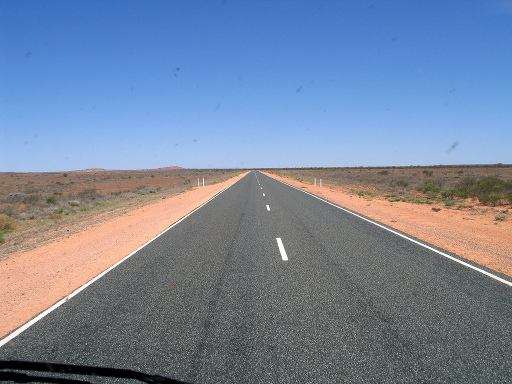
#> input picture hw2/data/img02.jpg, 512 x 384 px, given in place of organized-0.jpg, which was not available
$ python run_motion.py   (older library calls are emulated)
#> lines starting #> are read from the running program, lines starting #| are printed output that depends on the picture; pictures that were not available may be replaced by others from this repository, and a replacement may not be noted
import os
import numpy as np
import cv2
from scipy.interpolate import RectBivariateSpline
from skimage.filters import apply_hysteresis_threshold

from PIL import Image, ImageDraw
from matplotlib import pyplot as plt
import math

def lucas_kanade_affine(img1, img2, p, Gx, Gy):
    # Form affine matrix M
    p1, p2, p3, p4, p5, p6 = p
    M = np.array([[1+p1, p3, p5], [p2, 1+p4, p6]])  # (2,3) matrix

    # img1: I(t)
    img1_h, img1_w = img1.shape

    # See how template I(t) --M--> I(t+1) would have transformed
    img1_origin = np.array([0, 0, 1])
    img1_end = np.array([img1_w-1, img1_h-1, 1])

    warped_origin_x, warped_origin_y = np.dot(M, img1_origin)
    warped_end_x, warped_end_y = np.dot(M, img1_end)

    # Create meshgrid of the warped I(t)
    warped_x_ls = np.linspace(warped_origin_x, warped_end_x, img1_w)
    warped_y_ls = np.linspace(warped_origin_y, warped_end_y, img1_h)
    warped_x_mg, warped_y_mg = np.meshgrid(warped_x_ls, warped_y_ls)

    # img2: I(t+1)
    img2_h, img2_w = img2.shape

    # RectBivariateSpline on img2
    img2_x_ls = np.linspace(0, img2_w-1, img2_w)
    img2_y_ls = np.linspace(0, img2_h-1, img2_h)
    rect_B_spline = RectBivariateSpline(img2_x_ls, img2_y_ls, img2.T)

    # I(W(x;p))
    I_W = rect_B_spline.ev(warped_x_mg, warped_y_mg)

    # Error image T(x) - I(W(x;p))
    Err = img1 - I_W

    # Parametric model
    Hessian = np.zeros((6, 6))
    ParamSum = np.zeros((6, 1))

    for x in range(Err.shape[0]):
        for y in range(Err.shape[1]):
            D_I = np.array([[Gx[x][y], Gy[x][y]]]) # (1,2)
            Jac = np.array([[x, 0, y, 0, 1, 0], [0, x, 0, y, 0, 1]]) # (2,6)
            err = Err[x][y]
            ret = np.dot(np.dot(D_I, Jac).T, err)
            H = np.dot(np.dot(D_I, Jac).T, np.dot(D_I, Jac))

            ParamSum += ret
            Hessian += H

    Hessian_inv = np.linalg.inv(Hessian)
    dp = np.dot(Hessian_inv, ParamSum).reshape(6)

    return dp

def subtract_dominant_motion(img1, img2):
    Gx = cv2.Sobel(I, cv2.CV_64F, 1, 0, ksize = 5) # do not modify this
    Gy = cv2.Sobel(I, cv2.CV_64F, 0, 1, ksize = 5) # do not modify this

    p = np.zeros(6)

    # M = np.array([[p1, p3, p5], [p2, p4, p6]]) # (2,3) matrix
    dp = lucas_kanade_affine(img1, img2, p, Gx, Gy)
    p += dp
    p1, p2, p3, p4, p5, p6 = p
    M = np.array([[1+p1, p3, p5], [p2, 1+p4, p6]])  # (2,3) matrix

    # img1: I(t)
    img1_h, img1_w = img1.shape

    # Warping img1
    img1_origin = np.array([0, 0, 1])
    img1_end = np.array([img1_w-1, img1_h-1, 1])

    warped_origin_x, warped_origin_y = np.dot(M, img1_origin)
    warped_end_x, warped_end_y = np.dot(M, img1_end)

    # Create meshgrid of the warped I(t)
    warped_x_ls = np.linspace(warped_origin_x, warped_end_x, img1_w)
    warped_y_ls = np.linspace(warped_origin_y, warped_end_y, img1_h)
    warped_x_mg, warped_y_mg = np.meshgrid(warped_x_ls, warped_y_ls)

    # RectBivariateSpline on img1
    img1_x_ls = np.linspace(0, img1_w-1, img1_w)
    img1_y_ls = np.linspace(0, img1_h-1, img1_h)
    rect_B_spline = RectBivariateSpline(img1_x_ls, img1_y_ls, img1.T)

    # I(W(x;p))
    warped_img1 = rect_B_spline.ev(warped_x_mg, warped_y_mg)

    # |I(t+1) - I(t)|
    moving_image = np.abs(img2 - warped_img1)

    # tuned parameters to neglect camera calibration
    th_hi = 0.3 * 256
    th_lo = 0.25 * 256

    hyst = apply_hysteresis_threshold(moving_image, th_lo, th_hi)

    # [19 lines of commented-out code are left out]

    return hyst

if __name__ == "__main__":
    data_dir = 'data'
    video_path = 'motion.mp4'
    fourcc = cv2.VideoWriter_fourcc(*'mp4v')
    out = cv2.VideoWriter(video_path, fourcc, 150/20, (636, 318))
    tmp_path = os.path.join(data_dir, "organized-{}.jpg".format(0))
    T = cv2.cvtColor(cv2.imread(tmp_path), cv2.COLOR_BGR2GRAY)
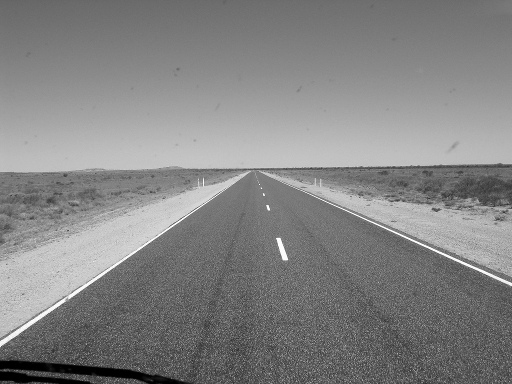
#> T: shape (384, 512); min 0, max 255, mean 131.5
    for i in range(0, 50):
        img_path = os.path.join(data_dir, "organized-{}.jpg".format(i))
        I = cv2.cvtColor(cv2.imread(img_path), cv2.COLOR_BGR2GRAY)
        clone = I.copy()
        moving_img = subtract_dominant_motion(T, I)
#> in subtract_dominant_motion, `Gx = cv2.Sobel(I, cv2.CV_64F, 1, 0, ksize = 5)`:
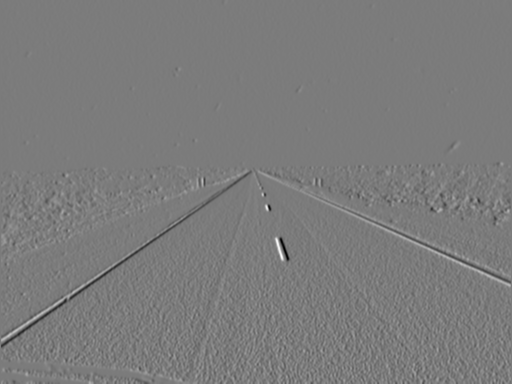
#> Gx: shape (384, 512) float64; min -6362, max 6739, mean -2.5; drawn with min black and max white
#> in subtract_dominant_motion, `Gy = cv2.Sobel(I, cv2.CV_64F, 0, 1, ksize = 5)`:
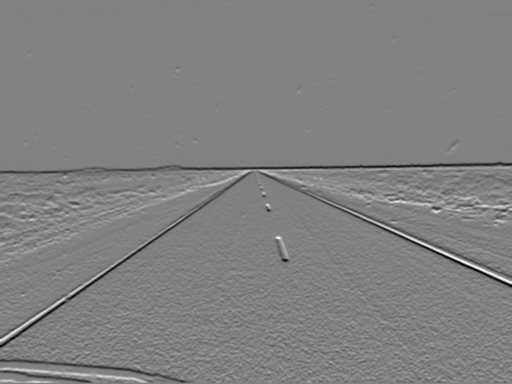
#> Gy: shape (384, 512) float64; min -6665, max 6490, mean -12.1; drawn with min black and max white
#> in lucas_kanade_affine, `I_W = rect_B_spline.ev(warped_x_mg, warped_y_mg)`:
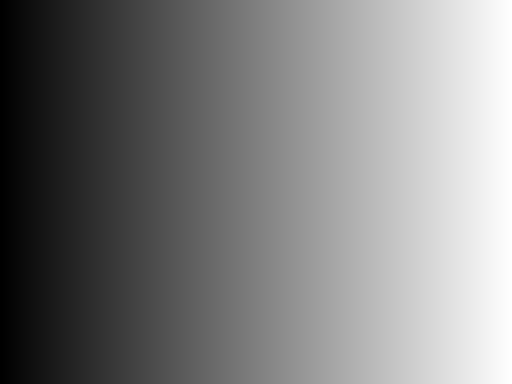
#> warped_x_mg: shape (384, 512) float64; min 0, max 511, mean 255.5; drawn with min black and max white
#> in lucas_kanade_affine, `Err = img1 - I_W`:
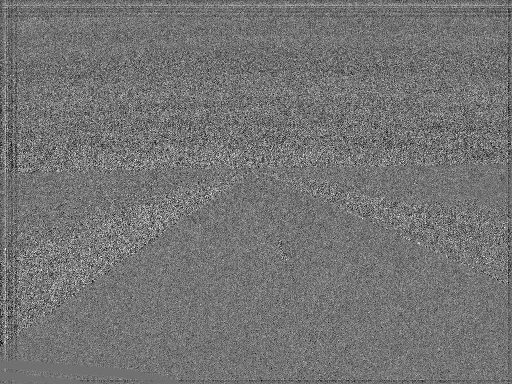
#> Err: shape (384, 512) float64; min -1.14e-13, max 1.42e-13, mean 3.03e-15; drawn with min black and max white
#> after the loop in lucas_kanade_affine, `for x in range(Err.shape[0]):`: Hessian = [[2.48e+15, 2.01e+14, 2.05e+15, -7.78e+14, 8.53e+12, 5.39e+11], [2.01e+14, 6.64e+15, -7.78e+14, 5.62e+15, 5.39e+11, 2.39e+13], [2.05e+15, -7.78e+14, 2.57e+15, -1.55e+15, 7.55e+12, -2.99e+12], [-7.78e+14, 5.62e+15, -1.55e+15, 8.81e+15, -2.99e+12, 2.39e+13], [8.53e+12, 5.39e+11, 7.55e+12, -2.99e+12, 3.07e+10, 1.31e+09], [5.39e+11, 2.39e+13, -2.99e+12, 2.39e+13, 1.31e+09, 9.34e+10]]; ParamSum = [7.46e-06, 7.5e-06, 5.23e-06, 5.64e-06, 2.44e-08, 2.8e-08]
#> in lucas_kanade_affine, `Hessian_inv = np.linalg.inv(Hessian)`: Hessian_inv = [[9.33e-15, -9.4e-17, 6.19e-16, -5.72e-17, -2.75e-12, 4.32e-14], [-9.4e-17, 2.49e-15, 2.22e-16, 4.95e-16, 8.24e-15, -7.56e-13], [6.19e-16, 2.22e-16, 1.73e-15, 1.51e-17, -6e-13, -6.18e-16], [-5.72e-17, 4.95e-16, 1.51e-17, 5.23e-16, 6.55e-14, -2.61e-13], [-2.75e-12, 8.24e-15, -6e-13, 6.55e-14, 9.52e-10, -3.55e-11], [4.32e-14, -7.56e-13, -6.18e-16, -2.61e-13, -3.55e-11, 2.71e-10]]
#> in lucas_kanade_affine, `dp = np.dot(Hessian_inv, ParamSum).reshape(6)`: dp = [5.89e-21, 9.26e-22, 7.53e-22, 6.18e-22, -9.8e-19, -9.14e-20]
#> in subtract_dominant_motion, `p += dp`: p has the same summary as dp in lucas_kanade_affine
#> in subtract_dominant_motion, `p1, p2, p3, p4, p5, p6 = p`: p1 = 5.89e-21; p2 = 9.26e-22; p3 = 7.53e-22; p4 = 6.18e-22; p5 = -9.8e-19; p6 = -9.14e-20
#> in subtract_dominant_motion, `M = np.array([[1+p1, p3, p5], [p2, 1+p4, p6]])`: M = [[1, 7.53e-22, -9.8e-19], [9.26e-22, 1, -9.14e-20]]
#> in subtract_dominant_motion, `warped_origin_x, warped_origin_y = np.dot(M, img1_origin)`: warped_origin_x = -9.8e-19; warped_origin_y = -9.14e-20
#> in subtract_dominant_motion, `warped_end_x, warped_end_y = np.dot(M, img1_end)`: warped_end_x = 511; warped_end_y = 383
#> in subtract_dominant_motion, `moving_image = np.abs(img2 - warped_img1)`:
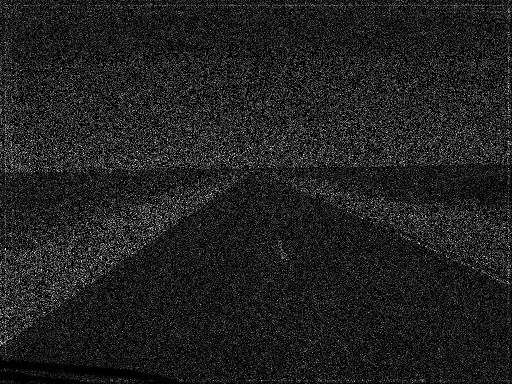
#> moving_image: shape (384, 512) float64; min 0, max 1.42e-13, mean 1.75e-14; drawn with min black and max white
#> in subtract_dominant_motion, `hyst = apply_hysteresis_threshold(moving_image, th_lo, th_hi)`: hyst: shape (384, 512) bool; every value is 0
        clone = cv2.cvtColor(clone, cv2.COLOR_GRAY2BGR)
#> (the run stopped early here; a loop or call above may not have finished)
